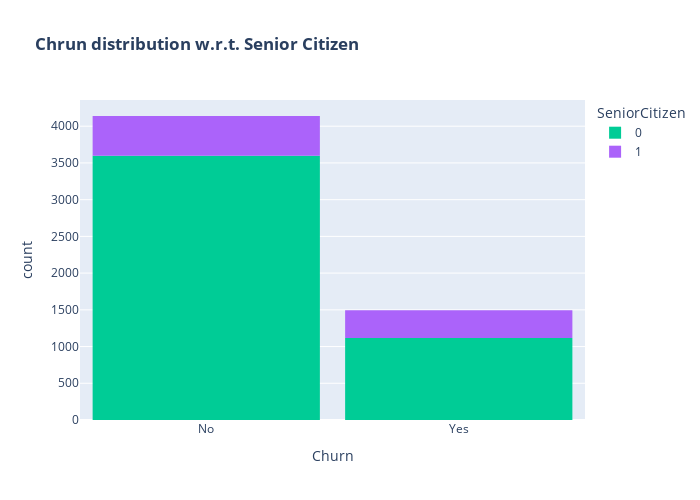

The notebook cell this image was saved under:
### Markdown cell above
* Customers that doesn't have partners are more likely to churn

### Code cell
color_map = {"Yes": '#00CC96', "No": '#B6E880'}
fig = px.histogram(df, x="Churn", color="SeniorCitizen", title="<b>Chrun distribution w.r.t. Senior Citizen</b>", color_discrete_map=color_map)
fig.update_layout(width=700, height=500, bargap=0.1)
fig.show()

### Figure 1 — Plotly figure (JSON) as saved in the notebook; plotly's stock layout.template omitted (floating-point values rounded to 4 significant figures; data arrays with more than 128 entries replaced by an {"elided": "..."} marker saying what was removed)
{"data": [{"bingroup": "x", "hovertemplate": "SeniorCitizen=0<br>Churn=%{x}<br>count=%{y}<extra></extra>", "legendgroup": "0", "marker": {"color": "#00cc96", "pattern": {"shape": ""}}, "name": "0", "orientation": "v", "showlegend": true, "type": "histogram", "x": {"elided": "4714 str values"}, "xaxis": "x", "yaxis": "y"}, {"bingroup": "x", "hovertemplate": "SeniorCitizen=1<br>Churn=%{x}<br>count=%{y}<extra></extra>", "legendgroup": "1", "marker": {"color": "#ab63fa", "pattern": {"shape": ""}}, "name": "1", "orientation": "v", "showlegend": true, "type": "histogram", "x": {"elided": "920 str values"}, "xaxis": "x", "yaxis": "y"}], "layout": {"bargap": 0.1, "barmode": "relative", "height": 500, "legend": {"title": {"text": "SeniorCitizen"}, "tracegroupgap": 0}, "title": {"text": "<b>Chrun distribution w.r.t. Senior Citizen</b>"}, "width": 700, "xaxis": {"anchor": "y", "domain": [0, 1], "title": {"text": "Churn"}}, "yaxis": {"anchor": "x", "domain": [0, 1], "title": {"text": "count"}}}}
